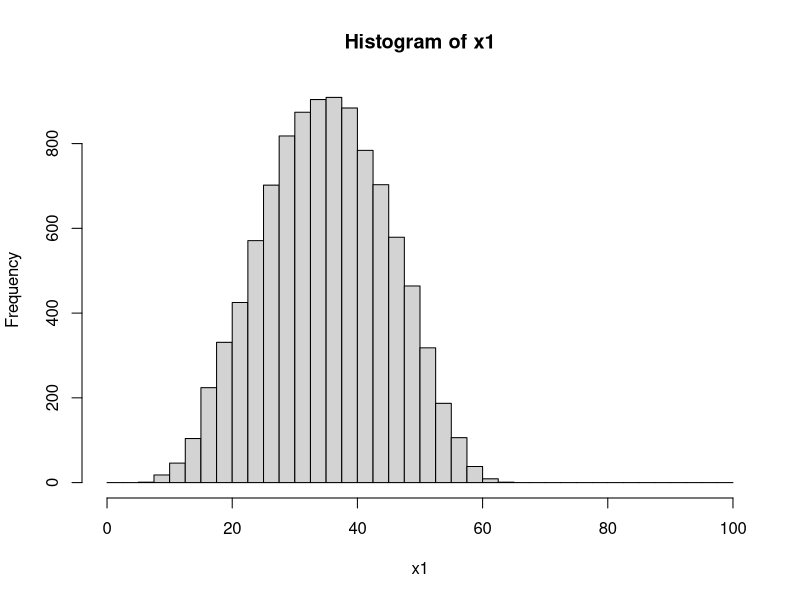
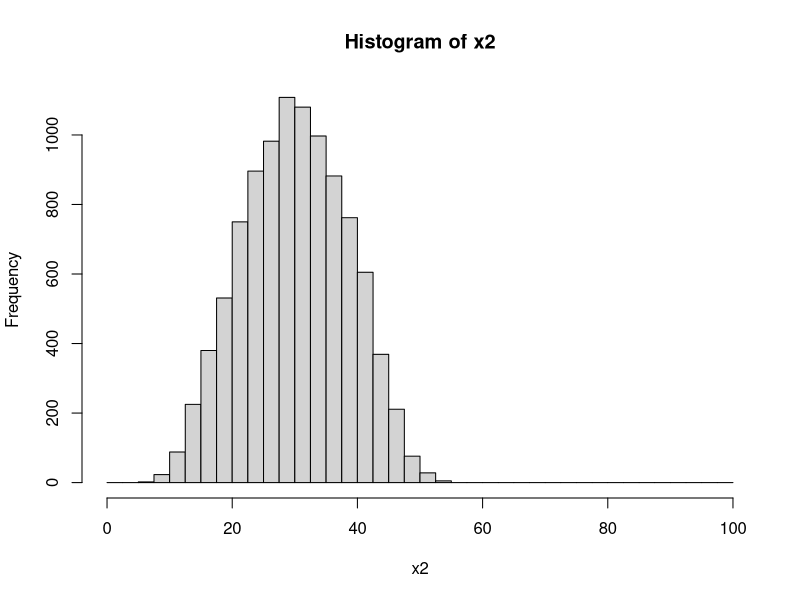
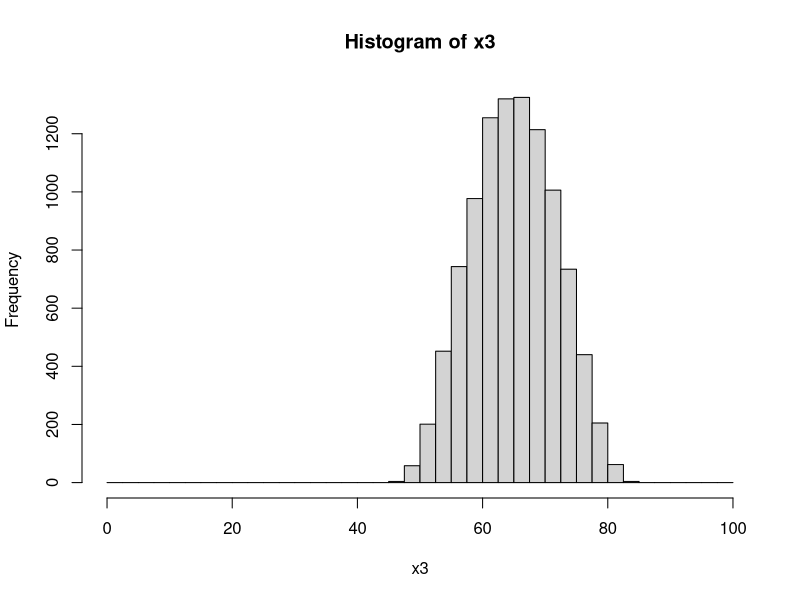
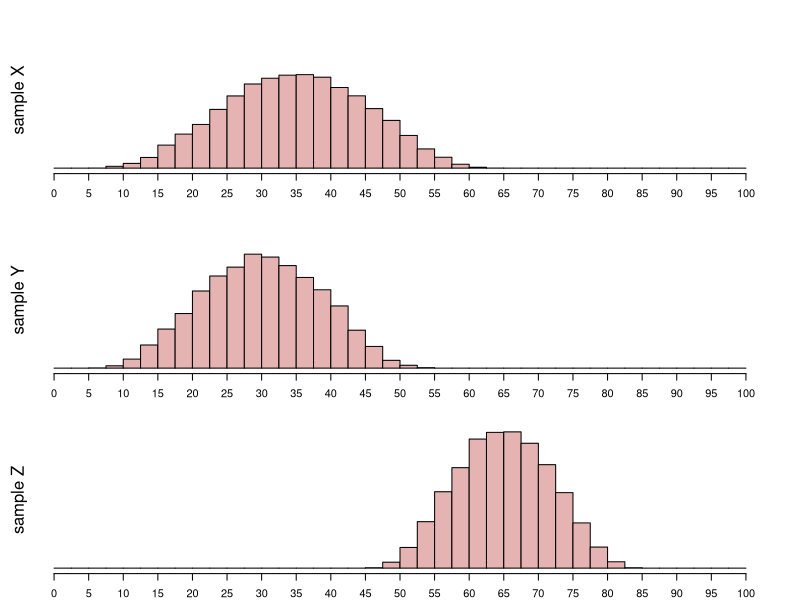

R code for these plots, in order:
## ---- chunk 1

type = sample(1:3,1) #uniform, bell, bimodal
n = 10000
beta1 = c(1,4,0.2)[type]
beta2 = c(1,4,0.2)[type]
mid = sample(seq(30,70,5),3)
width = sample(seq(20,60,10),3)
bottom = mid-width/2

x1 = rbeta(n,beta1,beta2)*(width[1]-0.02)+bottom[1]+0.01
x2 = rbeta(n,beta1,beta2)*(width[2]-0.02)+bottom[2]+0.01
x3 = rbeta(n,beta1,beta2)*(width[3]-0.02)+bottom[3]+0.01

h1 = hist(x1,xlim=c(0,100),breaks=seq(0,100,2.5))
h2 = hist(x2,xlim=c(0,100),breaks=seq(0,100,2.5))
h3 = hist(x3,xlim=c(0,100),breaks=seq(0,100,2.5))

counts1 = h1$counts
counts2 = h2$counts
counts3 = h3$counts

ym = max(c(counts1,counts2,counts3))

ans1 = paste0((mid==min(mid))*1,collapse="")
ans2 = paste0((mid==max(mid))*1,collapse="")
ans3 = paste0((width==min(width))*1,collapse="")
ans4 = paste0((width==max(width))*1,collapse="")


## ---- chunk 2
par(mfrow=c(3,1),mar=c(0,0,0,0))
par(mar=c(2,2,2,2))
hist(x1,xlim=c(0,100),breaks=seq(0,100,2.5),ann=F,axes=F,ylim=c(0,ym),col=rgb(0.9,0.7,0.7))
axis(1,line=0,at=seq(0,100,5))
mtext("sample X",2,0,srt=90)

par(mar=c(2,2,2,2))
hist(x2,xlim=c(0,100),breaks=seq(0,100,2.5),ann=F,axes=F,ylim=c(0,ym),col=rgb(0.9,0.7,0.7))
axis(1,line=0,at=seq(0,100,5))
mtext("sample Y",2,0,srt=90)

par(mar=c(2,2,2,2))
hist(x3,xlim=c(0,100),breaks=seq(0,100,2.5),ann=F,axes=F,ylim=c(0,ym),col=rgb(0.9,0.7,0.7))
axis(1,line=0,at=seq(0,100,5))
mtext("sample Z",2,0,srt=90)
